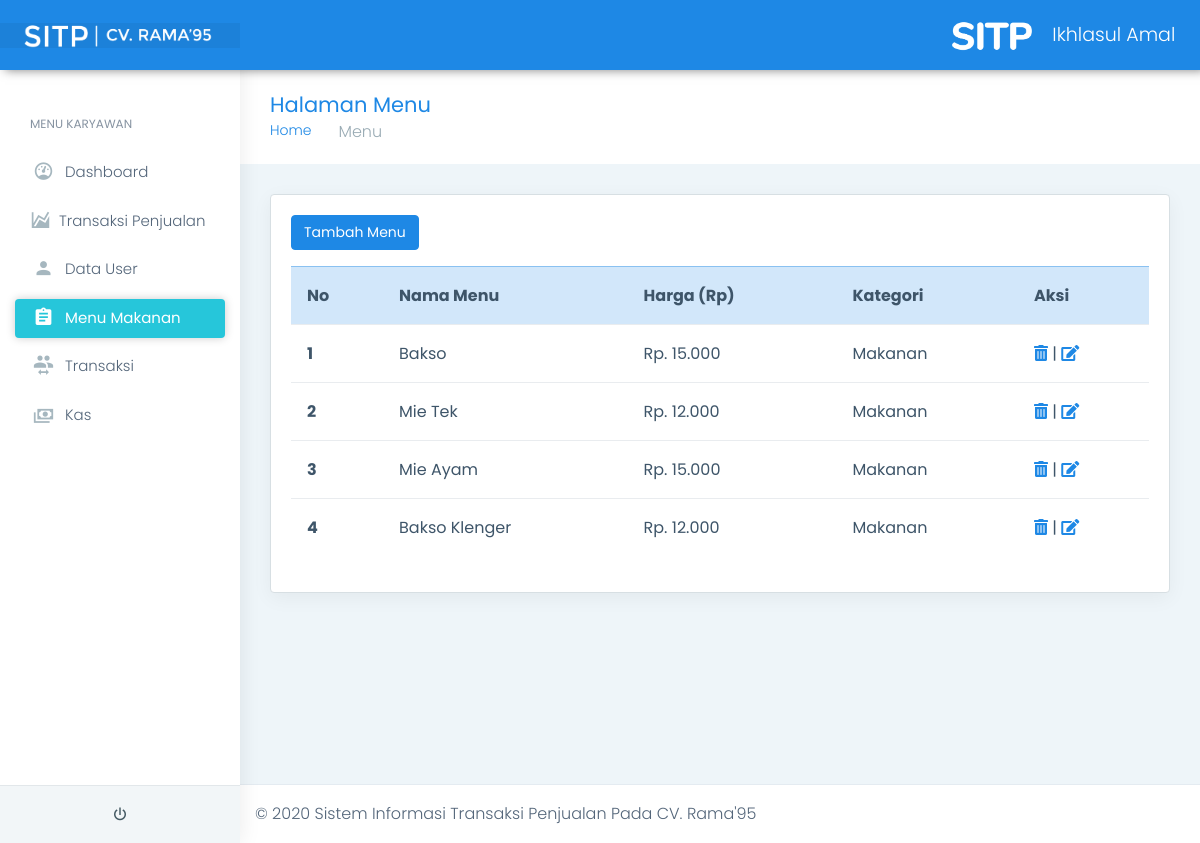
The page /admin/admin-menumakanan.php (signed in) on the database its author committed.
### tables this page shows
CREATE TABLE `tbl_user` (
  `id_user` int(11) NOT NULL,
  `nama` varchar(50) NOT NULL,
  `email` varchar(50) NOT NULL,
  `password` varchar(128) NOT NULL,
  `level` int(1) NOT NULL COMMENT '0 = admin,\r\n1 = pimpinan,'
);

CREATE TABLE `tbl_menu` (
  `id_menu` int(11) NOT NULL,
  `nama_m` varchar(50) NOT NULL,
  `harga_m` varchar(50) NOT NULL,
  `kategori_m` varchar(50) NOT NULL
);

### admin/admin-menumakanan.php (the view, shortened to what this page needs)
<?php include 'header.php'; ?>
<!DOCTYPE html>
<html dir="ltr" lang="en">
<body>
  <div id="main-wrapper" data-layout="vertical" data-navbarbg="skin5" data-sidebartype="full" data-sidebar-position="absolute" data-header-position="absolute" data-boxed-layout="full">
    <header class="topbar" data-navbarbg="skin6">
      <nav class="navbar top-navbar navbar-expand-md navbar-dark">
        <div class="navbar-header" data-logobg="skin6">
          <a class="navbar-brand ml-4" href="">
            <b class="logo-icon">
              <img src="../assets/images/LOGO-RAKA.png" alt="homepage" height="25px" class="dark-logo" />
            </b>
          </a>
        </div>
        <div class="navbar-collapse collapse" id="navbarSupportedContent" data-navbarbg="skin5">
          <ul class="navbar-nav">
            <li class="nav-item dropdown">
             <a class="nav-link dropdown-toggle text-muted waves-effect waves-dark" href="" data-toggle="dropdown" aria-haspopup="true" aria-expanded="false"><img src="../assets/images/SITP.png" alt="user" style="height: 30px;margin-right: 20px" ><?php
                    $email= $_SESSION['email'];
                    $data=mysqli_query($conn,"SELECT * FROM tbl_user WHERE email='$email' ");
                    while($tampil=mysqli_fetch_array($data))
                    {
                      echo $tampil['nama'];
                    }
                ?></a>
            </li>
          </ul>
        </div>
      </nav>
    </header>
    <?php include 'sidebar.php'; ?>
    <div class="page-wrapper">
      <div class="page-breadcrumb">
        <div class="row align-items-center">
          <div class="col-md-6 col-8 align-self-center">
            <h3 class="page-title mb-0 p-0">Halaman Menu</h3>
            <div class="d-flex align-items-center">
              <nav aria-label="breadcrumb">
                <ol class="breadcrumb">
                  <li class="breadcrumb-item"><a href="#">Home</a></li>
                  <li class="breadcrumb-item active" aria-current="page">Menu</li>
                </ol>
              </nav>
            </div>
          </div>
        </div>
      </div>
      <div class="container-fluid">
        <div class="row">
          <div class="col-12">
            <div class="card">
              <div class="card-body">
                <button type="button" class="btn btn-info mb-3" data-toggle="modal" data-target="#bs-example-modal-lg">Tambah Menu</button>
                <?php
                                $kar=mysqli_query($conn,"SELECT * FROM tbl_menu");
                                 ?>
                <table class="table table-hover">
                  <thead>
                    <tr class="table-info">
                      <th scope="col">No</th>
                      <th scope="col">Nama Menu</th>
                      <th scope="col">Harga (Rp)</th>
                      <th scope="col">Kategori</th>
                      <th scope="col">Aksi</th>
                    </tr>
                  </thead>
                  <tbody>
                    <?php
                      $no = 1;
                      $kar=mysqli_query($conn,"SELECT * FROM tbl_menu");
                      foreach ($kar as $k) : ?>
                    <tr>
                      <th scope="row"><?= $no++; ?></th>
                      <td><?= $k['nama_m']; ?></td>
                      <td><?= "Rp. ". number_format($k['harga_m'], 0, ',', '.')?></td>
                      <td><?= $k['kategori_m'];?></td>
                      <td>
                         <a href="../control/hmenu.php?id_menu=<?= $k['id_menu']?>" onclick="return confirm('yakin Hapus ?')"><i class="fas fa-trash-alt "></i></a> |
                        <a type="button" style="color: #1E88E5;" data-toggle="modal" data-target="#modal-edit<?= $k['id_menu'];?>" type="button"><i class="fas fa-edit"></i></a>
                      </td>
                    </tr>
                  <?php endforeach; ?>
                  </tbody>
                </table>
              </div>
            </div>
          </div>
        </div>
      </div>
      <footer class="footer"> © 2020 Sistem Informasi Transaksi Penjualan Pada CV. Rama'95 </a>
      </footer>
    </div>
  </div>
</body>
</html>

### rows shown on the page
tbl_user: nama "Ikhlasul Amal"
tbl_menu: nama_m "Bakso", harga_m "15.000", kategori_m "Makanan"
tbl_menu: nama_m "Mie Tek", harga_m "12.000", kategori_m "Makanan"
tbl_menu: nama_m "Mie Ayam", harga_m "15.000", kategori_m "Makanan"
tbl_menu: nama_m "Bakso Klenger", harga_m "12.000", kategori_m "Makanan"
